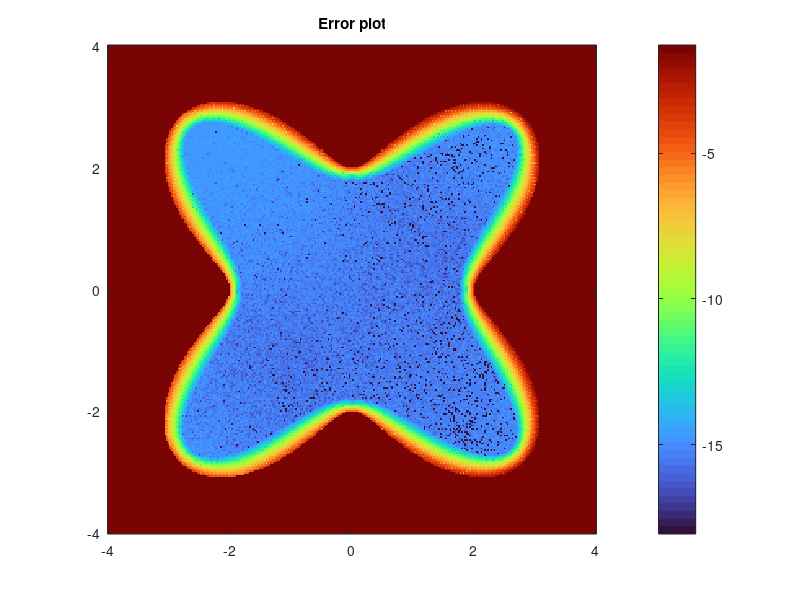

MATLAB code for this plot:
N=300;
tvec = linspace(-pi+2*pi/N, pi, N);
rvec = 3+cos(4*tvec+pi);
rprimvec = -4*sin(4.*tvec+pi);
rbisvec = -16*cos(4.*tvec+pi);
y1 = rvec .*cos(tvec);
y2 = rvec .*sin(tvec);
nu1 = rvec .* cos(tvec) + rprimvec .* sin(tvec);
nu2 = rvec .* sin(tvec) - rprimvec .* cos(tvec);
nu1 = nu1 ./ sqrt( rvec.^2+ rprimvec.^2 );
nu2 = nu2 ./ sqrt( rvec.^2+ rprimvec.^2 );

A_aug = zeros(N,N);
vecdsdt = sqrt(rprimvec.^2+rvec.^2);
for i=1:N
    for j=1:N
        nu = [nu1(i), nu2(i)];
        
        r_i = [y1(i), y2(i)];
        r_j = [y1(j), y2(j)];
        
        param = norm(r_i-r_j)^2;
        namnare = 2*pi .* param;

        A_aug(i,j) = dot(nu, (r_i-r_j)/namnare);
    end
end

for i=1:N
    taljare = rprimvec(i)^2-0.5*rbisvec(i)*rvec(i) + 0.5*rvec(i)^2;
    namnare = 2*pi*(rprimvec(i)^2+rvec(i)^2)^(3/2);
    A_aug(i,i) = taljare/namnare;    
end

M = 300; % pick something here
x1field = linspace(-4, 4, M);
x2field = linspace(-4, 4, M);
ufield= zeros(M,M);
exactfield = zeros(M,M);
u_func = @(x, y) exp((x + 0.3 * y) / 3) .* sin((0.3 .* x - y) / 3);
dx_u_func = @(x,y) exp((x + 0.3 * y) / 3) .* ((1/3).*sin((0.3.*x - y) / 3) + 0.1.*cos((0.3.* x - y)/3));
dy_u_func = @(x,y) exp((x + 0.3 * y) / 3) .* (0.1.*sin((0.3.*x - y) / 3) - (1/3).*cos((0.3.*x - y)/3));

g_x = dx_u_func(y1,y2).*nu1;
g_y = dy_u_func(y1,y2).*nu2;
gvec = g_y'+g_x';
Aug_matrix = (-eye(N)/2+ 2*pi/N* A_aug* diag(vecdsdt)) + ones(N);
hvec = Aug_matrix\gvec;
hvec = hvec.';

for ix1=1:M
    for ix2=1:M
        x1=x1field(ix1);
        x2=x2field(ix2);
        t=angle(complex(x1,x2));
        radius= 3+cos(4*t+pi); %formula for rvec
        if x1^2+ x2^2< radius^2
           phivec = log(vecnorm([y1;y2] - [x1;x2]))/(2*pi); %kernel expression in terms of xi, yi, nui, i=1,2
           exactfield(ix1,ix2) = u_func(x1,x2);
           ufield(ix1,ix2) = (phivec *(hvec.* vecdsdt).')*2*pi/N;
        end
    end
end

num_Sub_matrix = ufield(M/3:M*2/3,M/3:M*2/3);
mean_sub_matrix = mean(num_Sub_matrix, 'all');
real_sub_matrix = exactfield(M/3:M*2/3,M/3:M*2/3);
mean_real_sub = mean(real_sub_matrix,'all');
%%
ufield_1 = ufield-mean_sub_matrix+mean_real_sub;
ufield_2=ufield-mean_sub_matrix;
errorfield = log10(abs(ufield_1-exactfield));

imagesc(x1field, x2field, exactfield.')

axis xy
colormap turbo
pbaspect([1 1 1])
colorbar
title('Analytical solution of u(x,y)')

%%
imagesc(x1field, x2field, errorfield.')

axis xy
colormap turbo
pbaspect([1 1 1])
colorbar
title('Error plot')
